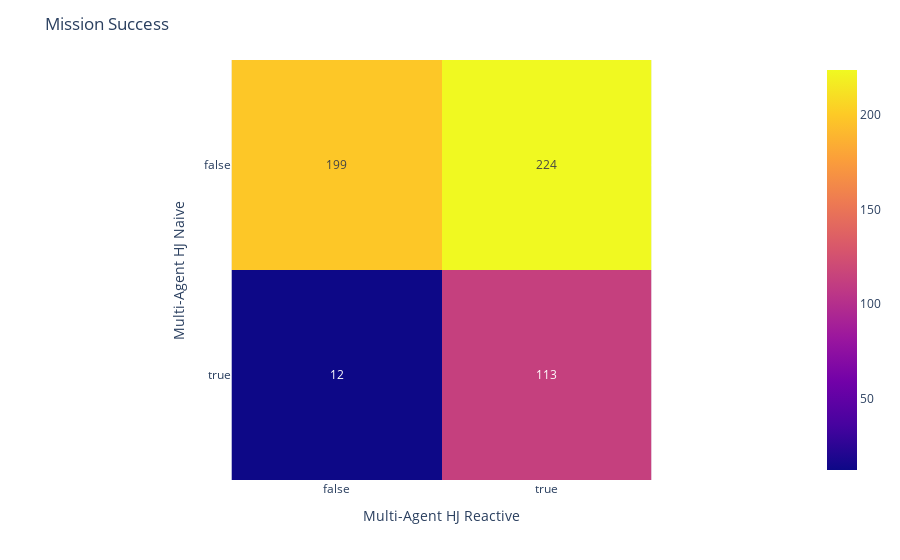

Notebook cell for this chart:
### Markdown cell above
+  Missions success counts

### Code cell
fig_react_success  = plot_confusion_matrix(metrics_hj_naive["Mission_success"]==1, 
                        metrics_hj_reactive["Mission_success"]==1, 'Multi-Agent HJ Naive', 
                        'Multi-Agent HJ Reactive', title_name="Mission Success")

### Figure 1 — Plotly figure (JSON) as saved in the notebook; plotly's stock layout.template omitted (floating-point values rounded to 4 significant figures)
{"data": [{"coloraxis": "coloraxis", "hovertemplate": "Multi-Agent HJ Reactive: %{x}<br>Multi-Agent HJ Naive: %{y}<br>color: %{z}<extra></extra>", "name": "0", "texttemplate": "%{z}", "type": "heatmap", "x": [false, true], "xaxis": "x", "y": [false, true], "yaxis": "y", "z": [[199, 224], [12, 113]]}], "layout": {"coloraxis": {"colorscale": [[0, "#0d0887"], [0.1111, "#46039f"], [0.2222, "#7201a8"], [0.3333, "#9c179e"], [0.4444, "#bd3786"], [0.5556, "#d8576b"], [0.6667, "#ed7953"], [0.7778, "#fb9f3a"], [0.8889, "#fdca26"], [1, "#f0f921"]]}, "margin": {"t": 60}, "title": {"text": "Mission Success"}, "xaxis": {"anchor": "y", "constrain": "domain", "domain": [0, 1], "scaleanchor": "y", "title": {"text": "Multi-Agent HJ Reactive"}}, "yaxis": {"anchor": "x", "autorange": "reversed", "constrain": "domain", "domain": [0, 1], "title": {"text": "Multi-Agent HJ Naive"}}}}
